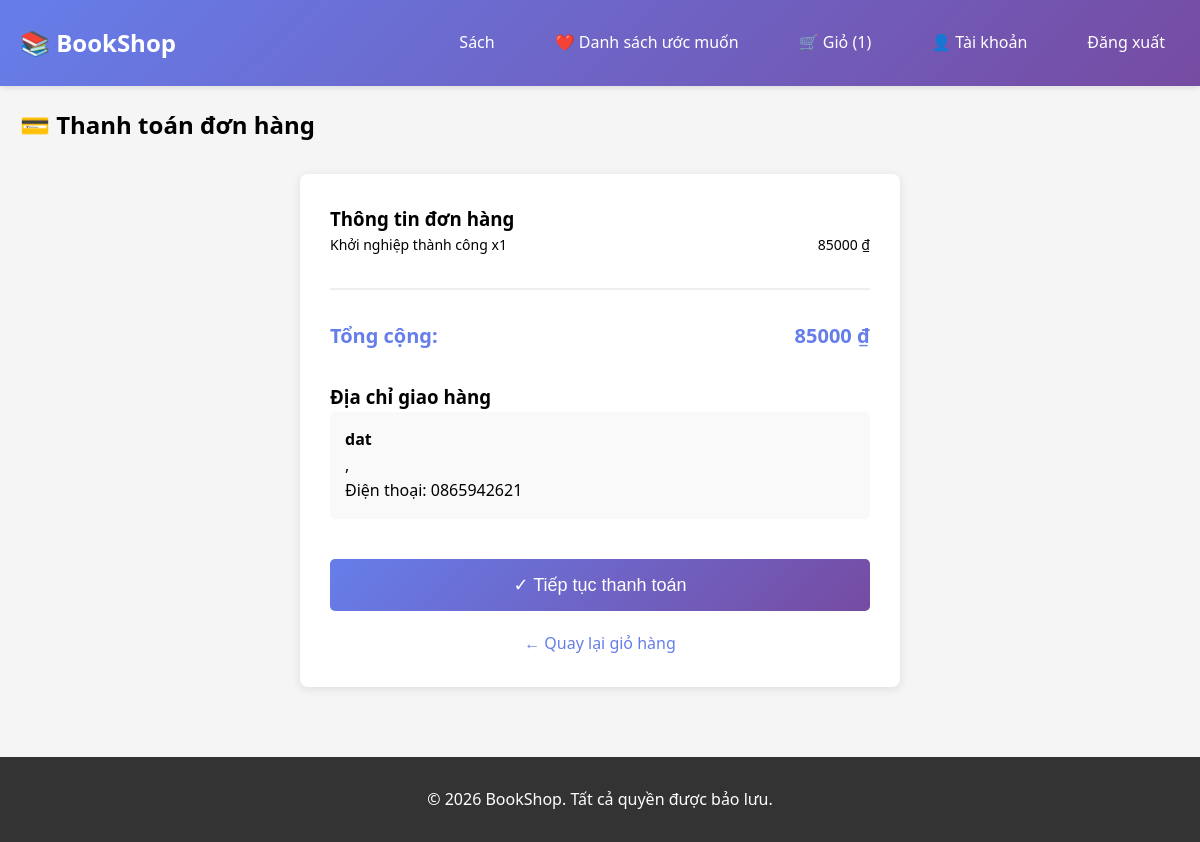
/checkout/ (signed in), run on the app's committed database.
### core/models/cart_item.py (models this page shows, shortened)
class CartItem(models.Model):
    id = models.AutoField(primary_key=True)
    cart = models.ForeignKey(Cart, on_delete=models.CASCADE, related_name='items')
    book = models.ForeignKey(Book, on_delete=models.CASCADE)
    quantity = models.IntegerField(validators=[MinValueValidator(1)])
    added_at = models.DateTimeField(auto_now_add=True)
    class Meta:
        app_label = 'core'
        db_table = 'core_cart_item'
        unique_together = ('cart', 'book')

### core/models/book.py (models this page shows, shortened)
class Book(models.Model):
    id = models.AutoField(primary_key=True)
    title = models.CharField(max_length=255)
    author = models.ForeignKey('Author', on_delete=models.SET_NULL, null=True, blank=True)
    publisher = models.ForeignKey('Publisher', on_delete=models.SET_NULL, null=True, blank=True)
    category = models.ForeignKey('Category', on_delete=models.SET_NULL, null=True, blank=True, related_name='books')
    translator = models.ForeignKey('Translator', on_delete=models.SET_NULL, null=True, blank=True)
    price = models.DecimalField(max_digits=10, decimal_places=2)
    stock = models.IntegerField(default=0)
    description = models.TextField(blank=True, null=True)
    language = models.CharField(max_length=50, default='en')
    isbn = models.CharField(max_length=20, unique=True, blank=True, null=True)
    publication_date = models.DateField(blank=True, null=True)
    created_at = models.DateTimeField(auto_now_add=True)
    updated_at = models.DateTimeField(auto_now=True)
    class Meta:
        app_label = 'core'
        db_table = 'core_book'

### core/models/customer.py (models this page shows, shortened)
class Customer(models.Model):
    id = models.AutoField(primary_key=True)
    name = models.CharField(max_length=255)
    email = models.EmailField(unique=True)
    password = models.CharField(max_length=255)
    phone = models.CharField(max_length=20, blank=True, null=True)
    address = models.ForeignKey('Address', on_delete=models.SET_NULL, null=True, blank=True)
    membership_level = models.ForeignKey('MembershipLevel', on_delete=models.SET_NULL, null=True, blank=True)
    created_at = models.DateTimeField(auto_now_add=True)
    loyalty_points = models.IntegerField(default=0)
    class Meta:
        app_label = 'core'
        db_table = 'core_customer'

### core/views.py (the view)
# urls.py: path('checkout/', views.checkout, name='checkout'),
def checkout(request):
    if 'customer_id' not in request.session:
        return redirect('core:login')
    try:
        customer = Customer.objects.get(id=request.session['customer_id'])
        cart = Cart.objects.get(customer=customer, is_active=True)
        cart_items = CartItem.objects.filter(cart=cart)
        if not cart_items.exists():
            return redirect('core:cart_view')
        if request.method == 'POST':
            request.session['payment_method'] = 'bank_transfer'
            request.session.modified = True
            return redirect('core:payment_processing')
        total_price = sum(item.book.price * item.quantity for item in cart_items)
        context = get_context(request)
        context.update({
            'cart_items': cart_items,
            'total_price': total_price,
            'customer': customer,
        })
        return render(request, 'core/checkout.html', context)
    except (Customer.DoesNotExist, Cart.DoesNotExist):
        return redirect('core:login')

### core/views.py (called while the page is built)
def get_context(request):
    context = {'is_logged_in': 'customer_id' in request.session}
    if 'customer_id' in request.session:
        try:
            customer = Customer.objects.get(id=request.session['customer_id'])
            context['customer'] = customer
            context['cart_count'] = CartItem.objects.filter(
                cart__customer=customer,
                cart__is_active=True
            ).count()
        except Customer.DoesNotExist:
            del request.session['customer_id']
    return context

### core/templates/core/checkout.html (shortened to what this page needs)
{% extends "core/base.html" %}
{% block content %}
<h2 style="margin-bottom: 30px;">💳 Thanh toán đơn hàng</h2>
<div class="checkout-container">
    <h3>Thông tin đơn hàng</h3>
    <div class="order-items">
        {% for item in cart_items %}
            <div class="order-item">
                <span>{{ item.book.title }} x{{ item.quantity }}</span>
                <span>{{ item.book.price|floatformat:0|add:0 }} ₫</span>
            </div>
        {% endfor %}
    </div>
    <div class="order-total">
        <span>Tổng cộng:</span>
        <span>{{ total_price|floatformat:0 }} ₫</span>
    </div>
    <h3 style="margin-top: 30px;">Địa chỉ giao hàng</h3>
    <div style="background: #f9f9f9; padding: 15px; border-radius: 5px; margin-bottom: 20px;">
        <p><strong>{{ customer.name }}</strong></p>
        <p>{{ customer.address.city }}, {{ customer.address.province }}</p>
        <p>Điện thoại: {{ customer.phone }}</p>
    </div>
    <form method="POST">
        <button type="submit" class="btn checkout-btn">✓ Tiếp tục thanh toán</button>
    </form>
    <a href="{% url 'core:cart_view' %}" style="display: block; text-align: center; margin-top: 20px; color: #667eea; text-decoration: none;">← Quay lại giỏ hàng</a>
</div>
{% endblock %}

### core/templates/core/base.html (style rules this page uses)
* { margin: 0; padding: 0; box-sizing: border-box; }
body { font-family: 'Segoe UI', Tahoma, Geneva, Verdana, sans-serif; background-color: #f5f5f5; line-height: 1.6; }
button, .btn { background: linear-gradient(135deg, #667eea 0%, #764ba2 100%); color: white; border: none; padding: 10px 20px; border-radius: 5px; cursor: pointer; text-decoration: none; display: inline-block; transition: transform 0.2s, box-shadow 0.2s; }

### core/templates/core/checkout.html (style rules this page uses)
.checkout-container { max-width: 600px; margin: 0 auto; background: white; padding: 30px; border-radius: 8px; box-shadow: 0 2px 10px rgba(0,0,0,0.1); }
.order-items { margin-bottom: 30px; padding-bottom: 20px; border-bottom: 2px solid #eee; }
.order-item { display: flex; justify-content: space-between; margin-bottom: 12px; font-size: 14px; }
.order-total { display: flex; justify-content: space-between; font-size: 20px; font-weight: bold; color: #667eea; margin: 20px 0; }
.checkout-btn { width: 100%; padding: 15px; font-size: 18px; margin-top: 20px; }

### data on the page
CartItem: book "Khởi nghiệp thành công", quantity "1", book.price|add "85000"
Customer: name "dat", phone "0865942621"

### other printed values
{{ cart_count }} "1"
{{ total_price|floatformat:0 }} "85000"
